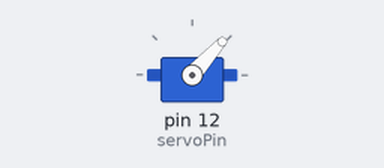
A program run on a simulated Raspberry Pi (header pin numbers). Shown: servo. Servo angles are drawn from the pulse width (0.5 ms = 0°, 2.5 ms = 180°); what the program prints to the terminal is not drawn.

Above: at 0.05 s.
At 0.4 s:
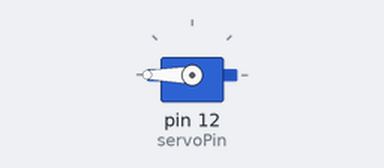
At 0.8 s:
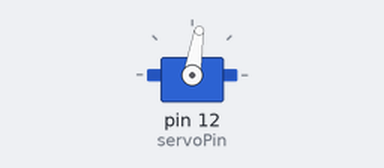
At 1.35 s:
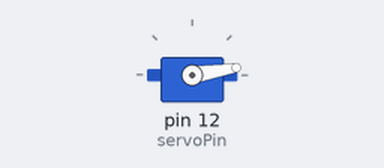
Timing chart, 0 to 3.1 s (numbered marks = the images above):
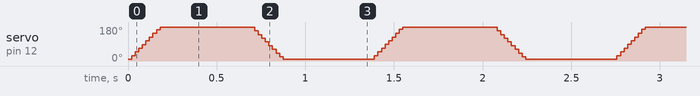

The program:

Sweep.py
```python
#!/usr/bin/env python3
########################################################################
# Filename    : Sweep.py
# Description : Servo sweep
# Author      : www.freenove.com
# modification: 2019/12/27
########################################################################
import RPi.GPIO as GPIO
import time
OFFSET_DUTY = 0.5        # define pulse offset of servo
SERVO_MIN_DUTY = 2.5 + OFFSET_DUTY     # define pulse duty cycle for minimum angle of servo
SERVO_MAX_DUTY = 12.5 + OFFSET_DUTY    # define pulse duty cycle for maximum angle of servo
SERVO_DELAY_SEC = 0.001
servoPin = 12

def setup():
    global p
    GPIO.setmode(GPIO.BOARD)         # use PHYSICAL GPIO Numbering
    GPIO.setup(servoPin, GPIO.OUT)   # Set servoPin to OUTPUT mode
    GPIO.output(servoPin, GPIO.LOW)  # Make servoPin output LOW level

    p = GPIO.PWM(servoPin, 50)     # set Frequence to 50Hz
    p.start(0)                     # Set initial Duty Cycle to 0

def servoWrite(angle):      # make the servo rotate to specific angle, 0-180
    if(angle < 0):
        angle = 0
    elif(angle > 180):
        angle = 180
    dc = SERVO_MIN_DUTY + (SERVO_MAX_DUTY - SERVO_MIN_DUTY) * angle / 180.0 # map the angle to duty cycle
    p.ChangeDutyCycle(dc)

def loop():
    while True:
        for angle in range(0, 181, 1):   # make servo rotate from 0 to 180 deg
            servoWrite(angle)
            time.sleep(SERVO_DELAY_SEC)
        time.sleep(0.5)
        for angle in range(180, -1, -1): # make servo rotate from 180 to 0 deg
            servoWrite(angle)
            time.sleep(SERVO_DELAY_SEC)
        time.sleep(0.5)

def destroy():
    p.stop()
    GPIO.cleanup()

if __name__ == '__main__':     # Program entrance
    print ('Program is starting...')
    setup()
    try:
        loop()
    except KeyboardInterrupt:  # Press ctrl-c to end the program.
        destroy()
```
